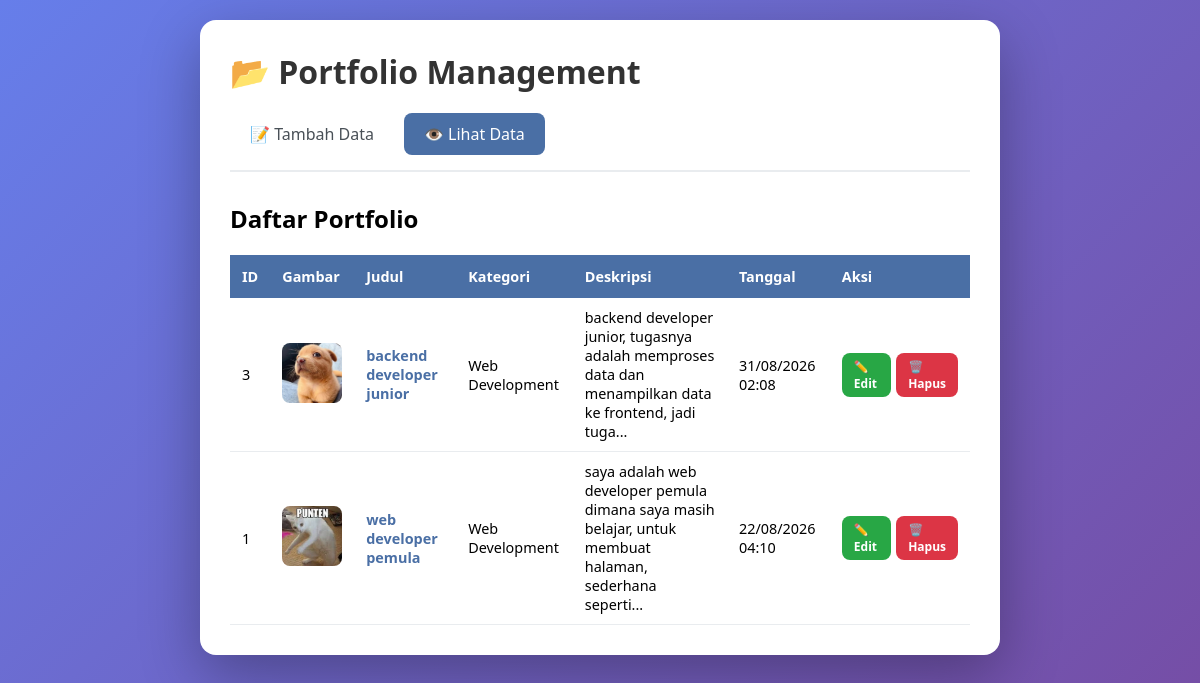
The page /view.php on the database its author committed.
### tables this page shows
CREATE TABLE `portfolio` (
  `id` int NOT NULL,
  `judul` varchar(255) NOT NULL,
  `deskripsi` text,
  `gambar` varchar(255) DEFAULT NULL,
  `kategori` varchar(100) DEFAULT NULL,
  `created_at` timestamp NULL DEFAULT CURRENT_TIMESTAMP
);

### view.php (the view, shortened to what this page needs)
<?php
require_once 'db.php';
$sql = "SELECT * FROM portfolio ORDER BY created_at DESC";
$result = mysqli_query($conn, $sql);
?>
<!DOCTYPE html>
<html lang="id">
<head>
    <link rel="stylesheet" href="style.css">
</head>
<body>
    <div class="container">
        <h1>📂 Portfolio Management</h1>
        <div class="nav-menu">
            <a href="index.html">📝 Tambah Data</a>
            <a href="view.php" class="active">👁️ Lihat Data</a>
        </div>
        <h2>Daftar Portfolio</h2>
        <div class="table-container">
            <?php if (mysqli_num_rows($result) > 0): ?>
                <table>
                    <thead>
                        <tr>
                            <th>ID</th>
                            <th>Gambar</th>
                            <th>Judul</th>
                            <th>Kategori</th>
                            <th>Deskripsi</th>
                            <th>Tanggal</th>
                            <th>Aksi</th>
                        </tr>
                    </thead>
                    <tbody>
                        <?php while ($row = mysqli_fetch_assoc($result)): ?>
                            <tr>
                                <td><?= $row['id'] ?></td>
                                <td>
                                    <?php if ($row['gambar'] && file_exists('uploads/' . $row['gambar'])): ?>
                                        <a href="detail.php?id=<?= $row['id'] ?>" class="thumb-link" title="Lihat detail">
                                            <img src="uploads/<?= htmlspecialchars($row['gambar']) ?>" class="gambar-thumb" alt="<?= htmlspecialchars($row['judul']) ?>">
                                        </a>
                                    <?php else: ?>
                                        <a href="detail.php?id=<?= $row['id'] ?>" class="no-image">Tidak ada</a>
                                    <?php endif; ?>
                                </td>
                                <td>
                                    <a href="detail.php?id=<?= $row['id'] ?>" class="link-judul">
                                        <strong><?= htmlspecialchars($row['judul']) ?></strong>
                                    </a>
                                </td>
                                <td><span class="badge"><?= htmlspecialchars($row['kategori']) ?></span></td>
                                <td><?= htmlspecialchars(substr($row['deskripsi'], 0, 100)) ?>...</td>
                                <td><?= date('d/m/Y H:i', strtotime($row['created_at'])) ?></td>
                                <td>
                                    <div class="action-buttons">
                                        <a href="edit.php?id=<?= $row['id'] ?>" class="btn btn-success btn-sm">✏️ Edit</a>
                                        <a href="delete.php?id=<?= $row['id'] ?>" class="btn btn-danger btn-sm btn-delete">🗑️ Hapus</a>
                                    </div>
                                </td>
                            </tr>
                        <?php endwhile; ?>
                    </tbody>
                </table>
            <?php endif; ?>
        </div>
    </div>
</body>
</html>

### style.css (style rules this page uses)
* { margin: 0; padding: 0; box-sizing: border-box; }
body { font-family: 'Segoe UI', Tahoma, Geneva, Verdana, sans-serif; background: linear-gradient(135deg, #667eea 0%, #764ba2 100%); min-height: 100vh; padding: 20px; }
.container { max-width: 800px; margin: 0 auto; background: white; border-radius: 16px; padding: 30px; box-shadow: 0 20px 60px rgba(0, 0, 0, 0.3); animation: slideIn 0.5s ease-out; }
h1 { color: #333; margin-bottom: 20px; font-size: 2em; }
.nav-menu { display: flex; gap: 10px; margin-bottom: 30px; border-bottom: 2px solid #e9ecef; padding-bottom: 15px; }
.nav-menu a { padding: 10px 20px; text-decoration: none; color: #495057; border-radius: 8px; transition: all 0.3s ease; font-weight: 500; }
.nav-menu a.active { background: #4a6fa5; color: white; }
.btn { padding: 12px 30px; border: none; border-radius: 8px; font-size: 15px; font-weight: 600; cursor: pointer; transition: all 0.3s ease; text-decoration: none; display: inline-flex; align-items: center; gap: 8px; }
.btn-success { background: #28a745; color: white; }
.btn-danger { background: #dc3545; color: white; }

### view.php (style rules this page uses)
.table-container { overflow-x: auto; margin-top: 20px; }
table { width: 100%; border-collapse: collapse; font-size: 0.9em; }
table th { background: #4a6fa5; color: white; padding: 12px; text-align: left; }
table td { padding: 10px 12px; border-bottom: 1px solid #e9ecef; }
.gambar-thumb { width: 60px; height: 60px; object-fit: cover; border-radius: 8px; }
.action-buttons { display: flex; gap: 5px; }
.btn-sm { padding: 5px 12px; font-size: 12px; }
.link-judul { color: #4a6fa5; text-decoration: none; }
a.thumb-link { display: inline-block; line-height: 0; }

### rows shown on the page
portfolio: id "3", gambar (picture), judul "backend developer junior", kategori "Web Development", deskripsi "backend developer junior, tugasnya adalah memproses data dan menampilkan data ke frontend, jadi tuga", created_at "31/08/2026 02:08"
portfolio: id "1", gambar (picture), judul "web developer pemula", kategori "Web Development", deskripsi "saya adalah web developer pemula dimana saya masih belajar, untuk membuat halaman, sederhana seperti", created_at "22/08/2026 04:10"
